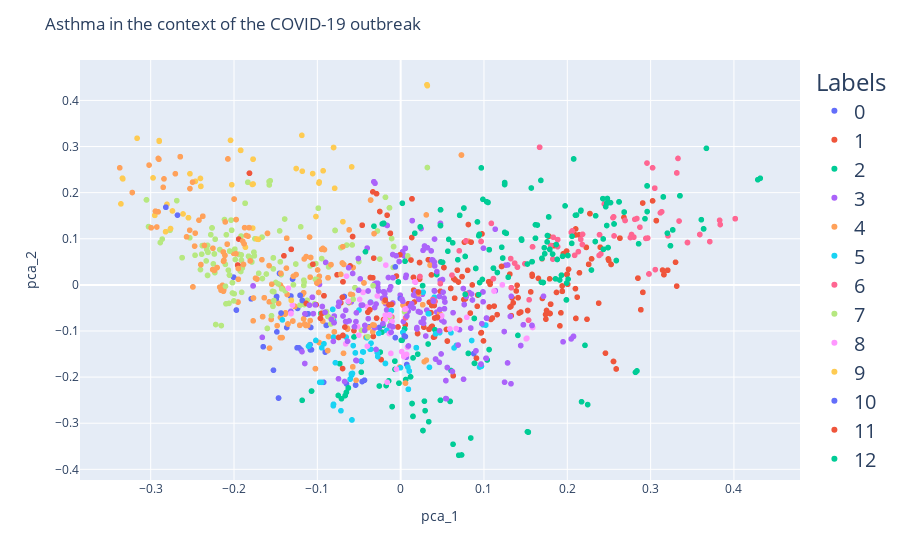

The notebook cell this image was saved under:
### Code cell
fig.update_layout(
    title_text='Asthma in the context of the COVID-19 outbreak',
    legend=dict(
        font=dict(
            size=20)))
